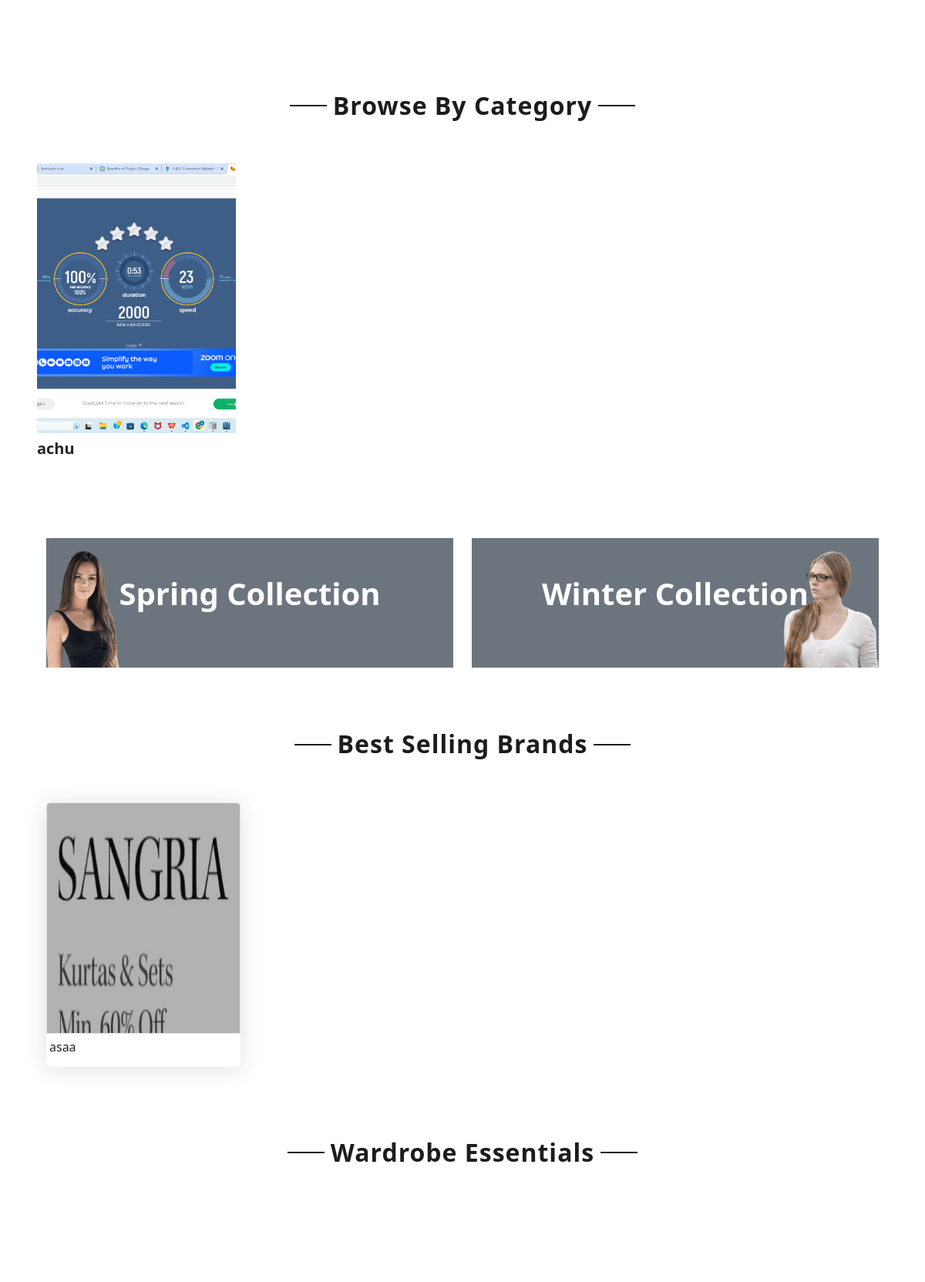
Before: / (signed in, middle part) with the older database file.
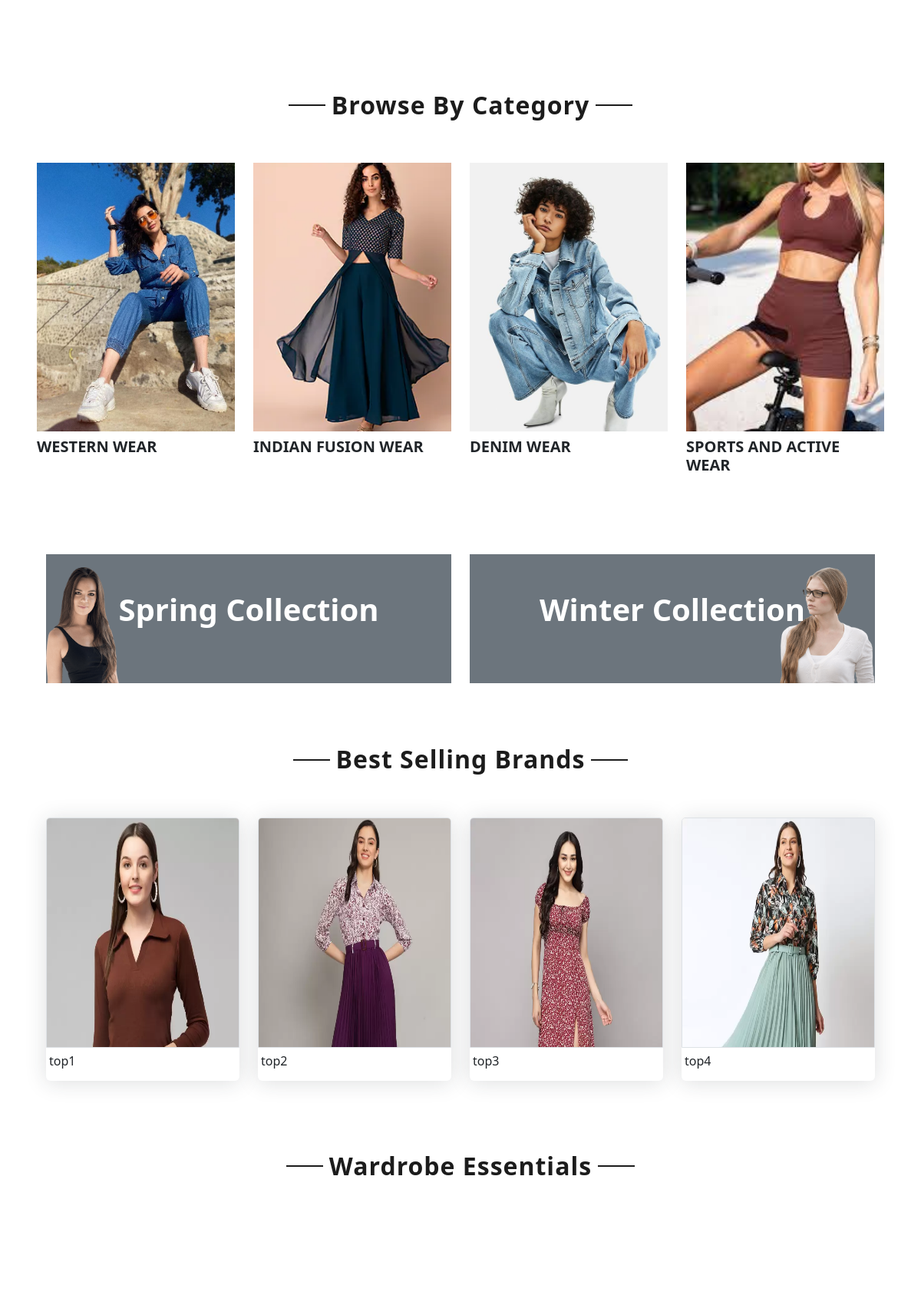
After: the same page with the newer database file.
### app1/models.py (models this page shows, shortened)
class category(models.Model):
    id = models.AutoField(primary_key=True)
    name = models.CharField(max_length=100)
    category_image = models.ImageField(upload_to='category',default='default_image.jpg')

class Product(models.Model):
    id = models.AutoField(primary_key=True)
    name = models.CharField(max_length=100)
    brand = models.ForeignKey(Brand,on_delete=models.CASCADE)
    category = models.ForeignKey(category,on_delete=models.CASCADE)
    description = models.TextField()
    sales_count = models.PositiveIntegerField(default=0)
    wardrobe_essential = models.BooleanField(default=False)
    image = models.ImageField(blank=True, upload_to='images/')

### app1/views.py (the view, shortened to what this page needs)
# urls.py: path('', views.user_home, name='userhome'),
@never_cache
def user_home(request):
    if 'username' in request.session:
        username = request.session["username"]
        user = custom_user.objects.get(username=username)
        wishlistobj = Wishlist.objects.filter(username=user)
        wishlist_count = wishlistobj.count()
        cart = Cart.objects.filter(username = user)
        cart_count = cart.count()
        categories = category.objects.all()
        best_selling_products = Product.objects.order_by('-sales_count')[:8]
        wardrobe_essentials = Product.objects.filter(wardrobe_essential=True)[:4]
        return render(request, 'user_home.html', {
            'categories': categories,
            'best_selling_products': best_selling_products,
            'wardrobe_essentials': wardrobe_essentials,
            'wishlist_count':wishlist_count,
            "cart":cart,
            "cart_count":cart_count,
        })
    else:
        return redirect('home_before')

### app1/templates/user_home.html (shortened to what this page needs)
<!DOCTYPE html>
<html lang="en">
  {% load static %}
<head>
    <link href="https://cdnjs.cloudflare.com/ajax/libs/font-awesome/5.10.0/css/all.min.css" rel="stylesheet">
    <link href="lib/owlcarousel/assets/owl.carousel.min.css" rel="stylesheet">
    <link href="/static/app/css/style.min.css" rel="stylesheet">
    <link href="{% static 'app/css/style.css' %}" rel="stylesheet">
    <link href="https://cdn.jsdelivr.net/npm/bootstrap@5.3.0/dist/css/bootstrap.min.css" rel="stylesheet">
</head>
<body>
   {% block main-content%}
<br>
    <br>
    <br>
    <div class="text-center mb-4">
        <h2 class="section-title px-5"><span class="px-2">Browse By Category</span></h2>
    </div>
    <div class="row px-xl-5 pb-3">
        {% for category in categories %}
        <div class="col-lg-3 col-md-3 pb-3 mt-4 ">
                <a href="{% url 'user_product' category.id %}" class="cat-img position-relative overflow-hidden mb-3" style="height: 300px; width: 300px;">
                    <img class="img-fluid" src="{{ category.category_image.url}}" alt="" style="height: 350px; width:300px; object-fit: cover;">
                </a>
                <h5 class="font-weight-semi-bold m-0 ">{{ category.name }}</h5>
        </div>
        {% endfor %}
    </div>
    {% endblock main-content%}
    <br>
    {% block content%}
    <div class="container-fluid offer pt-5">
        <div class="row px-xl-5">
            <div class="col-md-6 pb-4">
                <div class="position-relative bg-secondary text-center text-md-right text-white mb-2 py-5 px-5">
                    <img src="{% static "app/img/product/offer-1.png"%}" alt="">
                    <div class="position-relative" style="z-index: 1;">
                        <h1 class="mb-4 font-weight-semi-bold">Spring Collection</h1>
                    </div>
                </div>
            </div>
            <div class="col-md-6 pb-4">
                <div class="position-relative bg-secondary text-center text-md-left text-white mb-2 py-5 px-5">
                    <img src="{% static "app/img/product/offer-2.png"%}" alt="">
                    <div class="position-relative" style="z-index: 1;">
                        <h1 class="mb-4 font-weight-semi-bold">Winter Collection</h1>
                    </div>
                </div>
            </div>
        </div>
    </div>
    <div class="container-fluid pt-5">
        <div class="text-center mb-4">
            <h2 class="section-title px-5"><span class="px-2">Best Selling Brands</span></h2>
        </div>
        <br>
        <div class="row px-xl-5 pb-3 ">
            {% for product in best_selling_products %}
            <div class="col-lg-3 col-md-6 col-sm-12 pb-1">
                <div class="card product-item border-0 mb-4" >
                    <a href="{% url 'product_detail' product.id %}" >
                    <div class="card-header product-img position-relative overflow-hidden bg-transparent border p-0">
                        <img class="img-fluid w-100 " src="{{ product.image.url }}" alt="" style="height: 500px;">
                    </div>  </a>
                        <div class="d-flex p-1 pt-0 pb-2" style="justify-content: space-between;">
                        <h6 class="text-truncate mb-2 mt-2">{{ product.name }}</h6>
                    </div>
                </div>
            </div>
            {% endfor %}
        </div>
    </div>
        <div class="container-fluid pt-5">
        <div class="text-center mb-4">
            <h2 class="section-title px-5"><span class="px-2">Wardrobe Essentials</span></h2>
        </div>
        <br>
        <div class="row px-xl-5 pb-3">
        </div>
    </div>
    {% endblock content%}
    <br>
    <br>
</body>
</html>

Changed rows visible on the page:
removed category: category_image (picture), name "achu"
removed Product: image (picture), name "asaa"
added category: category_image (picture), name "WESTERN WEAR"
added category: category_image (picture), name "INDIAN FUSION WEAR"
added category: category_image (picture), name "DENIM WEAR"
added category: category_image (picture), name "SPORTS AND ACTIVE WEAR"
added Product: image (picture), name "top1"
added Product: image (picture), name "top2"
added Product: image (picture), name "top3"
added Product: image (picture), name "top4"
